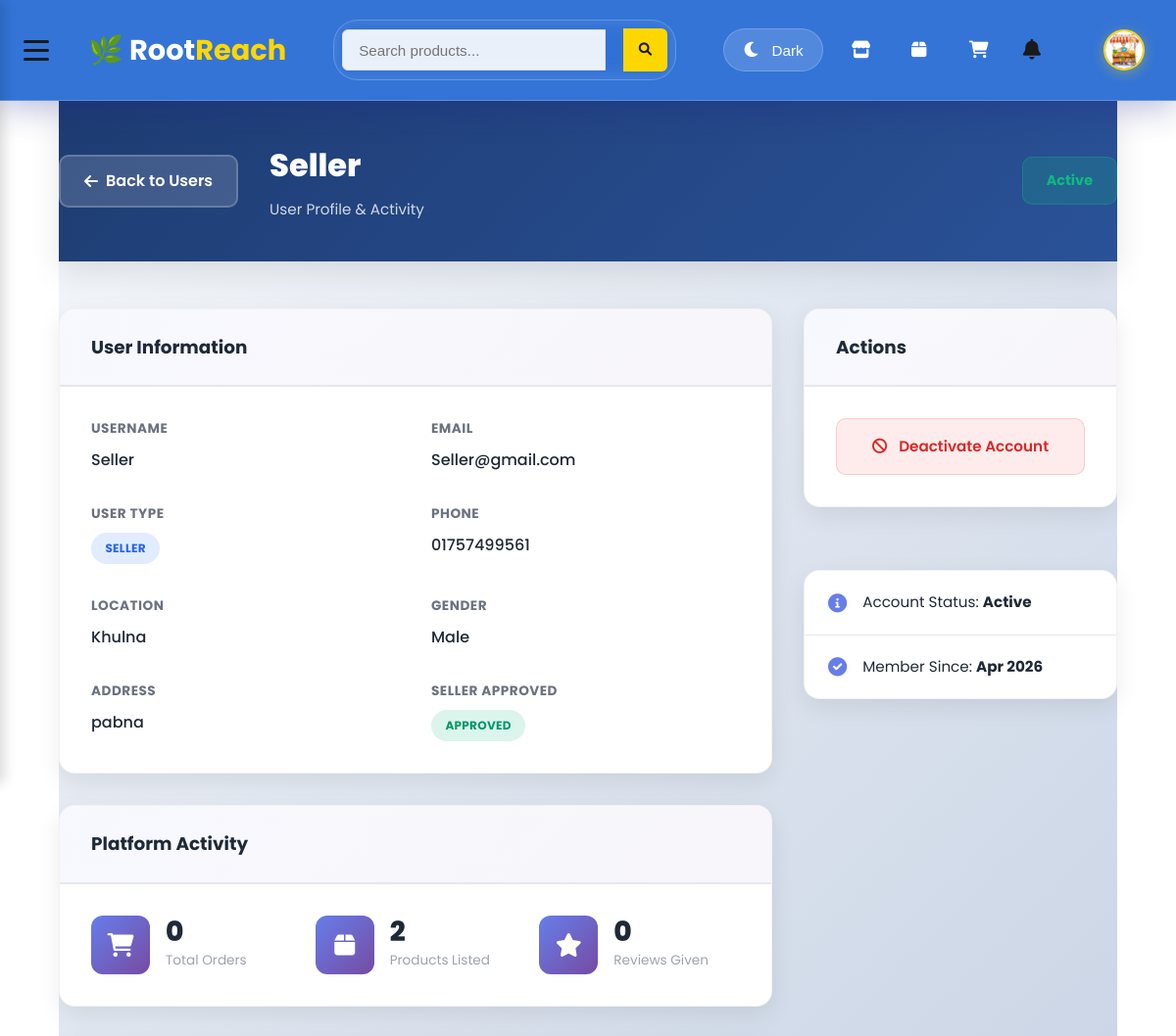
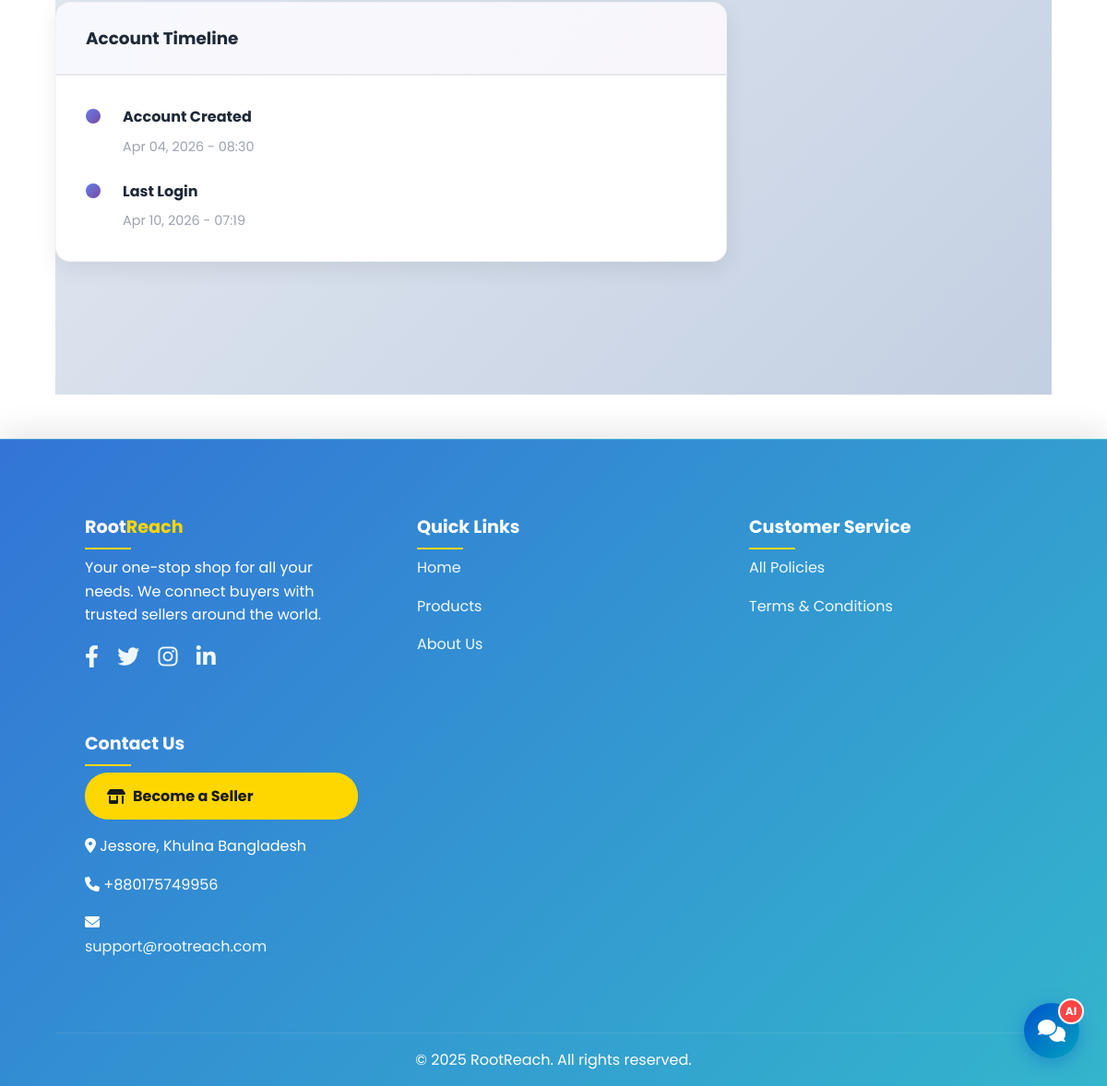
Page /admin-dashboard/users/40/ (signed in) on the committed database (2 pictures, top to bottom).
### core/models.py (models this page shows, shortened)
class CustomUser(AbstractUser):
    user_type = models.CharField(max_length=10, choices=USER_TYPES, default='buyer')
    phone = models.CharField(max_length=20)
    profile_image = models.ImageField(upload_to='profiles/', default='profiles/default.jpg')
    location = models.CharField(max_length=100)
    address = models.TextField()
    gender = models.CharField(max_length=10, choices=GENDER_CHOICES)
    division = models.CharField(max_length=20, choices=DIVISION_CHOICES, null=True, blank=True)
    is_seller_approved = models.BooleanField(default=False)
    def is_seller(self):
        return self.user_type == 'seller' and self.is_seller_approved

### core/views.py (the view)
# urls.py: path('admin-dashboard/users/<int:user_id>/', views.admin_user_details, name='admin_user_details'),
@login_required
def admin_user_details(request, user_id):
    if not is_admin(request.user):
        return redirect('home')
    user = get_object_or_404(CustomUser, id=user_id)
    user_orders = Order.objects.filter(buyer=user).count()
    user_products = Product.objects.filter(seller=user).count() if user.user_type == 'seller' else 0
    user_reviews = Review.objects.filter(reviewer=user).count()
    context = {
        'user': user,
        'user_orders': user_orders,
        'user_products': user_products,
        'user_reviews': user_reviews,
    }
    return render(request, 'admin_user_details.html', context)

### core/templates/admin_user_details.html (shortened to what this page needs)
{% extends 'base.html' %}
{% block content %}
<div class="admin-detail-container">
    <div class="detail-header">
        <div class="container-fluid px-4">
            <div class="header-content">
                <a href="{% url 'admin_users' %}" class="back-link">
                    <i class="fas fa-arrow-left"></i> Back to Users
                </a>
                <div class="header-title">
                    <h1>{{ user.username }}</h1>
                    <p>User Profile & Activity</p>
                </div>
                <div class="user-status">
                    <span class="status-badge {% if user.is_active %}active{% else %}inactive{% endif %}">
                        {% if user.is_active %}Active{% else %}Inactive{% endif %}
                    </span>
                </div>
            </div>
        </div>
    </div>
    <div class="detail-content">
        <div class="container-fluid px-4">
            <div class="detail-grid">
                <div class="detail-main">
                    <div class="detail-card">
                        <div class="detail-card-header">
                            <h3>User Information</h3>
                        </div>
                        <div class="detail-card-body">
                            <div class="info-grid">
                                <div class="info-item">
                                    <label>Username</label>
                                    <p>{{ user.username }}</p>
                                </div>
                                <div class="info-item">
                                    <label>Email</label>
                                    <p>{{ user.email }}</p>
                                </div>
                                <div class="info-item">
                                    <label>User Type</label>
                                    <p>
                                        <span class="badge-user-type badge-{% if user.user_type == 'admin' %}admin{% elif user.user_type == 'seller' %}seller{% else %}buyer{% endif %}">
                                            {{ user.get_user_type_display }}
                                        </span>
                                    </p>
                                </div>
                                <div class="info-item">
                                    <label>Phone</label>
                                    <p>{{ user.phone|default:"Not provided" }}</p>
                                </div>
                                <div class="info-item">
                                    <label>Location</label>
                                    <p>{{ user.location|default:"Not provided" }}</p>
                                </div>
                                <div class="info-item">
                                    <label>Gender</label>
                                    <p>{{ user.get_gender_display|default:"Not provided" }}</p>
                                </div>
                                <div class="info-item">
                                    <label>Address</label>
                                    <p>{{ user.address|default:"Not provided" }}</p>
                                </div>
                                <div class="info-item">
                                    <label>Seller Approved</label>
                                    <p>
                                        {% if user.is_seller_approved %}
                                            <span class="badge-approval approved">Approved</span>
                                        {% else %}
                                            <span class="badge-approval pending">Not Approved</span>
                                        {% endif %}
                                    </p>
                                </div>
                            </div>
                        </div>
                    </div>
                    <div class="detail-card">
                        <div class="detail-card-header">
                            <h3>Platform Activity</h3>
                        </div>
                        <div class="activity-grid">
                            <div class="activity-stat">
                                <div class="activity-icon">
                                    <i class="fas fa-shopping-cart"></i>
                                </div>
                                <div class="activity-info">
                                    <div class="activity-number">{{ user_orders }}</div>
                                    <div class="activity-label">Total Orders</div>
                                </div>
                            </div>
                            <div class="activity-stat">
                                <div class="activity-icon">
                                    <i class="fas fa-box"></i>
                                </div>
                                <div class="activity-info">
                                    <div class="activity-number">{{ user_products }}</div>
                                    <div class="activity-label">Products Listed</div>
                                </div>
                            </div>
                            <div class="activity-stat">
                                <div class="activity-icon">
                                    <i class="fas fa-star"></i>
                                </div>
                                <div class="activity-info">
                                    <div class="activity-number">{{ user_reviews }}</div>
                                    <div class="activity-label">Reviews Given</div>
                                </div>
                            </div>
                        </div>
                    </div>
                    <div class="detail-card">
                        <div class="detail-card-header">
                            <h3>Account Timeline</h3>
                        </div>
                        <div class="timeline">
                            <div class="timeline-item">
                                <div class="timeline-marker"></div>
                                <div class="timeline-content">
                                    <h5>Account Created</h5>
                                    <p>{{ user.date_joined|date:"M d, Y - H:i" }}</p>
                                </div>
                            </div>
                            <div class="timeline-item">
                                <div class="timeline-marker"></div>
                                <div class="timeline-content">
                                    <h5>Last Login</h5>
                                    <p>{{ user.last_login|date:"M d, Y - H:i"|default:"Never logged in" }}</p>
                                </div>
                            </div>
                        </div>
                    </div>
                </div>
                <div class="detail-sidebar">
                    <div class="detail-card">
                        <div class="detail-card-header">
                            <h3>Actions</h3>
                        </div>
                        <div class="action-list">
                            {% if user.is_active %}
                                <a href="{% url 'admin_deactivate_user' user.id %}" onclick="return confirm('Deactivate this user?')" class="action-btn action-btn-danger">
                                    <i class="fas fa-ban"></i>
                                    <span>Deactivate Account</span>
                                </a>
                            {% else %}
                                <a href="{% url 'admin_activate_user' user.id %}" class="action-btn action-btn-success">
                                    <i class="fas fa-check"></i>
                                    <span>Activate Account</span>
                                </a>
                            {% endif %}
                        </div>
                    </div>
                    <div class="detail-card info-box">
                        <div class="info-box-item">
                            <i class="fas fa-info-circle"></i>
                            <span>Account Status: {% if user.is_active %}<strong>Active</strong>{% else %}<strong>Inactive</strong>{% endif %}</span>
                        </div>
                        <div class="info-box-item">
                            <i class="fas fa-check-circle"></i>
                            <span>Member Since: <strong>{{ user.date_joined|date:"M Y" }}</strong></span>
                        </div>
                    </div>
                </div>
            </div>
        </div>
    </div>
</div>
{% endblock %}

### core/templates/base.html (shortened to what this page needs)
{% load static %}
<!DOCTYPE html>
<html lang="en">
<head>
    <link rel="stylesheet" href="https://cdnjs.cloudflare.com/ajax/libs/font-awesome/6.0.0/css/all.min.css">
    <link rel="stylesheet" href="{% static 'css/styles.css' %}">
</head>
<body>
<header class="header">
    <nav class="navbar">
        <button class="hamburger-menu" id="hamburgerMenu" type="button" title="Toggle Menu">
            <span></span>
            <span></span>
            <span></span>
        </button>
        <div class="nav-left">
            <h1><a href="{% url 'home' %}" class="logo">🌿 Root<span>Reach</span></a></h1>
        </div>
        <div class="nav-center">
            <div class="search-container-center">
                <form method="get" action="{% url 'search_products' %}" class="search-form">
                    <input type="text" name="q" placeholder="Search products..." class="form-control">
                    <button type="submit" class="btn btn-primary"><i class="fas fa-search"></i></button>
                </form>
            </div>
        </div>
        <div class="nav-right">
            <button class="theme-toggle-btn" id="themeToggle" onclick="toggleTheme()" type="button" title="Toggle Dark Mode">
            </button>
            {% if user.is_authenticated %}
                {% if user.is_seller %}
                    <a href="{% url 'sell_zone' %}" class="nav-link">
                        <i class="fas fa-store"></i>
                    </a>
                {% endif %}
                <a href="{% url 'order_tracking' %}" class="nav-link">
                    <i class="fas fa-box"></i>
                </a>
                <a href="{% url 'cart' %}" class="nav-link">
                    <i class="fas fa-shopping-cart"></i>
                </a>
                <div class="notification-nav-container">
                    <button type="button" class="notification-bell-btn" id="notificationBellBtn" title="Notifications">
                        <i class="fas fa-bell"></i>
                    </button>
                </div>
                <div class="profile-nav-item">
                    <div class="profile-nav-container">
                        <a href="{% url 'profile' %}" class="profile-nav-link">
                            {% if user.profile_image %}
                                <img src="{{ user.profile_image.url }}" alt="Profile Picture" class="profile-nav-picture">
                            {% else %}
                                <div class="profile-nav-text">
                                    <i class="fas fa-user"></i>
                                    <span>Profile</span>
                                </div>
                            {% endif %}
                        </a>
                    </div>
                </div>
            {% endif %}
        </div>
    </nav>
</header>
<main>
    <div class="container">
        {% block content %}{% endblock %}
    </div>
</main>
<footer class="footer">
    <div class="container">
        <div class="footer-content">
            <div class="footer-section">
                <h3 class="footer-title">
                    <span style="color: white;">Root</span><span style="color: #ffd700;">Reach</span>
                  </h3>
                <p>Your one-stop shop for all your needs. We connect buyers with trusted sellers around the world.</p>
                <div style="margin-top: 20px;">
                    <a href="#"><i class="fab fa-facebook-f"></i></a>
                    <a href="#"><i class="fab fa-twitter"></i></a>
                    <a href="#"><i class="fab fa-instagram"></i></a>
                    <a href="#"><i class="fab fa-linkedin-in"></i></a>
                </div>
            </div>
            <div class="footer-section">
                <h3 class="footer-title" style="color: white;">Quick Links</h3>
                <ul class="footer-links">
                    <li><a href="{% url 'home' %}">Home</a></li>
                    <li><a href="#">Products</a></li>
                    <li><a href="{% url 'about' %}">About Us</a></li>
                </ul>
            </div>
            <div class="footer-section">
                <h3 class="footer-title" style="color: white;">Customer Service</h3>
                <ul class="footer-links">
                    <li><a href="{% url 'all_policies' %}">All Policies</a></li>
                    <li><a href="{% url 'terms_conditions' %}">Terms & Conditions</a></li>
                </ul>
            </div>
            <div class="footer-section">
                <h3 class="footer-title" style="color: #fffffff4;">Contact Us</h3>
                <ul class="footer-links">
                    <li>
                        <a href="{% url 'apply_seller_status' %}" class="become-seller-btn" data-is-authenticated="{{ user.is_authenticated|yesno:'true,false' }}">
                            <i class="fa-solid fa-shop"></i> Become a Seller
                        </a>
                    </li>
                    <li><i class="fas fa-map-marker-alt"></i> Jessore, Khulna Bangladesh</li>
                    <li><i class="fas fa-phone"></i> +880175749956 </li>
                    <li><i class="fas fa-envelope"></i> <a href="mailto:support@rootreach.com">support@rootreach.com</a></li>
                </ul>
            </div>
        </div>
        <div class="footer-bottom">
            <p>© 2025 RootReach. All rights reserved.</p>
        </div>
    </div>
</footer>
<div id="floating-chatbot-btn" class="floating-chatbot-btn" title="Chat with AI Assistant">
    <i class="fas fa-comments"></i>
    <span class="chatbot-badge">AI</span>
</div>
</body>
</html>

### rows in the picture
CustomUser: profile_image (picture), username "Seller", email "Seller@gmail.com", user_type "SELLER", phone "01757499561", location "Khulna", gender "Male", address "pabna", date_joined "Apr 04, 2026 - 08:30", last_login "Apr 10, 2026 - 07:19", date_joined "Apr 2026"

### other values in the picture
{{ user_orders }} "0"
{{ user_products }} "2"
{{ user_reviews }} "0"
